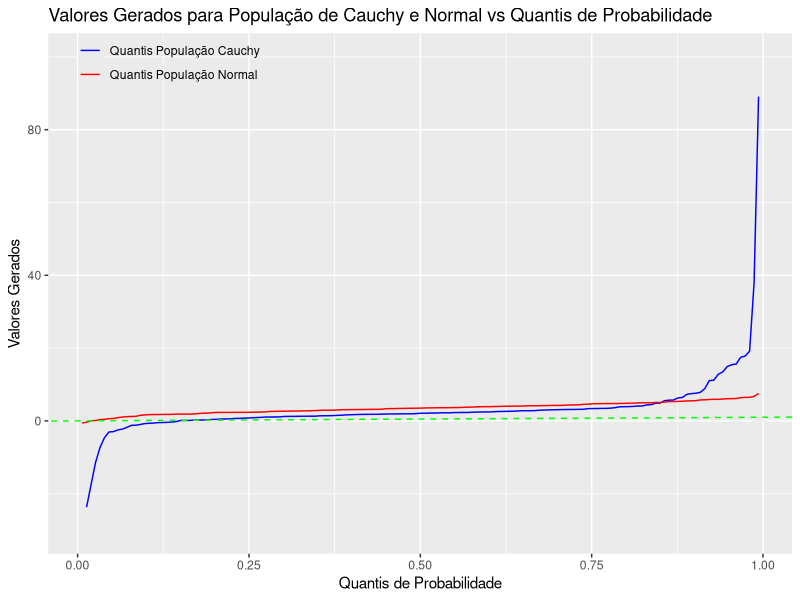

Write the R code that produced this figure.
## ---- chunk 1
library('ggplot2')
set.seed(1803)
n <- 152
amostra_cauchy <- sort(rcauchy(n, location = 2.2, scale = 1.4))
amostra_normal <- sort(rnorm(n, mean = 3.4, sd = sqrt(2.4)))
quantis <- (1:n) / (n + 1)
dados <- data.frame(pop1=amostra_cauchy, quantis, pop2=amostra_normal)
ggplot(dados, aes(x = quantis)) +
  geom_line(aes(y = pop1, color="Quantis População Cauchy")) +
  geom_line(aes(y = pop2, color="Quantis População Normal")) +
  geom_abline(slope = 1, intercept = 0, linetype = "dashed", color = "green") +
  labs(title = "Valores Gerados para População de Cauchy e Normal vs Quantis de Probabilidade",
       x = "Quantis de Probabilidade",
       y = "Valores Gerados") +
  scale_y_continuous(limits = c(-30, 100)) + 
  scale_color_manual(values = c("Quantis População Cauchy" = "blue", "Quantis População Normal" = "red"),
                     labels = c("Quantis População Cauchy", "Quantis População Normal")) +
  theme(legend.position = c(0.03, 1.05),
        legend.justification = c(0, 1),
        legend.background = element_rect(fill = "transparent")) + 
  guides(color=guide_legend(title=""))
